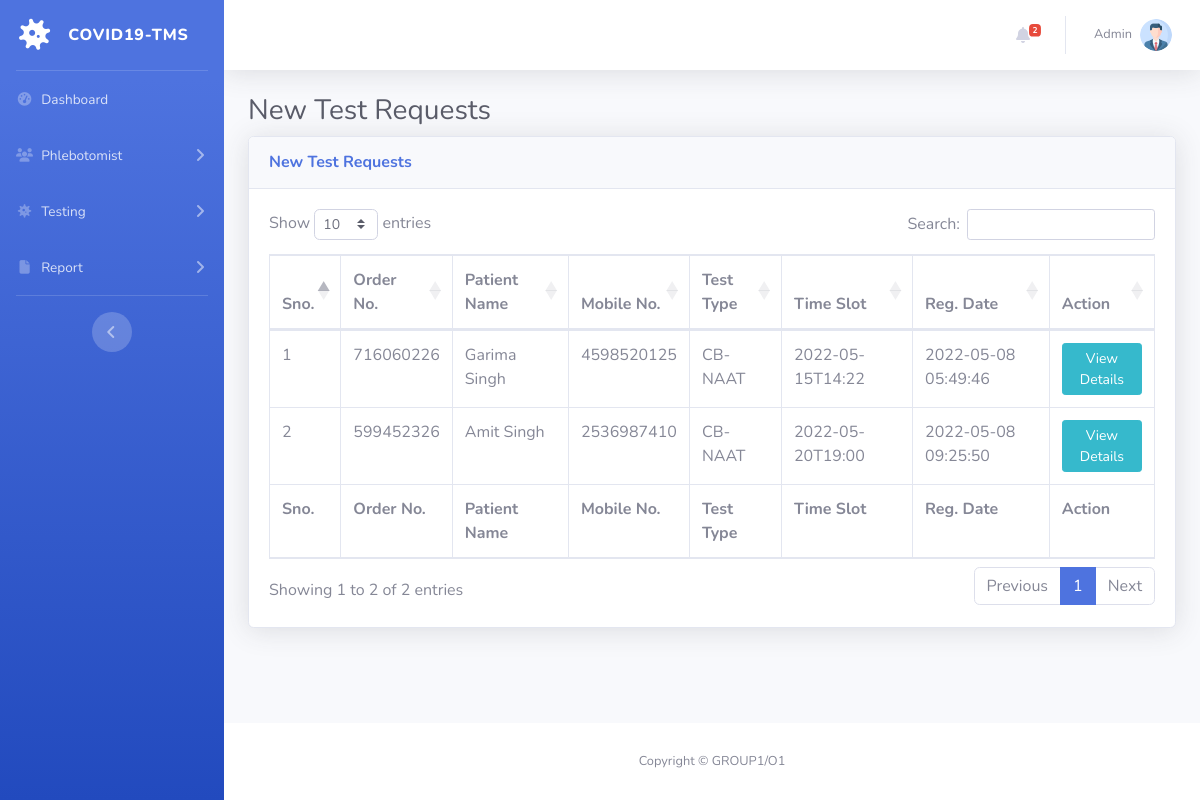
The page /new-test.php (signed in) on the database its author committed.
### tables this page shows
CREATE TABLE `tbltestrecord` (
  `id` int(11) NOT NULL,
  `OrderNumber` bigint(14) DEFAULT NULL,
  `PatientMobileNumber` bigint(14) DEFAULT NULL,
  `TestType` varchar(100) DEFAULT NULL,
  `TestTimeSlot` varchar(120) DEFAULT NULL,
  `ReportStatus` varchar(100) DEFAULT NULL,
  `FinalReport` varchar(150) DEFAULT NULL,
  `ReportUploadTime` varchar(200) DEFAULT NULL,
  `RegistrationDate` timestamp NULL DEFAULT current_timestamp(),
  `AssignedtoEmpId` varchar(150) DEFAULT NULL,
  `AssigntoName` varchar(180) DEFAULT NULL,
  `AssignedTime` varchar(100) DEFAULT NULL
);

CREATE TABLE `tblpatients` (
  `id` int(11) NOT NULL,
  `FullName` varchar(120) DEFAULT NULL,
  `MobileNumber` bigint(12) DEFAULT NULL,
  `DateOfBirth` date DEFAULT NULL,
  `GovtIssuedId` varchar(150) DEFAULT NULL,
  `GovtIssuedIdNo` varchar(150) DEFAULT NULL,
  `FullAddress` varchar(255) DEFAULT NULL,
  `State` varchar(200) DEFAULT NULL,
  `RegistrationDate` timestamp NOT NULL DEFAULT current_timestamp()
);

### new-test.php (the view, shortened to what this page needs)
<?php session_start();
include_once('includes/config.php');
if (strlen($_SESSION['aid']==0)) {
  header('location:logout.php');
  } else{
?>
<!DOCTYPE html>
<html lang="en">
<head>
    <link href="vendor/fontawesome-free/css/all.min.css" rel="stylesheet" type="text/css">
    <link href="css/sb-admin-2.min.css" rel="stylesheet">
    <link href="vendor/datatables/dataTables.bootstrap4.min.css" rel="stylesheet">
</head>
<body id="page-top">
    <div id="wrapper">
  <?php include_once('includes/sidebar.php');?>
        <div id="content-wrapper" class="d-flex flex-column">
            <div id="content">
<?php include_once('includes/topbar.php');?>
                <div class="container-fluid">
                    <h1 class="h3 mb-2 text-gray-800">New Test Requests</h1>
                    <div class="card shadow mb-4">
                        <div class="card-header py-3">
                            <h6 class="m-0 font-weight-bold text-primary">New Test Requests</h6>
                        </div>
                        <div class="card-body">
                            <div class="table-responsive">
                                <form name="assignto" method="post">
                    <table class="table table-bordered" id="dataTable" width="100%" cellspacing="0">
                                    <thead>
                                        <tr>
                                            <th>Sno.</th>
                                            <th>Order No.</th>
                                            <th>Patient Name</th>
                                            <th>Mobile No.</th>
                                            <th>Test Type</th>
                                            <th>Time Slot</th>
                                            <th>Reg. Date</th>
                                            <th>Action</th>
                                        </tr>
                                    </thead>
                                      <tfoot>
                                            <tr>
                                            <th>Sno.</th>
                                            <th>Order No.</th>
                                            <th>Patient Name</th>
                                            <th>Mobile No.</th>
                                            <th>Test Type</th>
                                            <th>Time Slot</th>
                                            <th>Reg. Date</th>
                                            <th>Action</th>
                                        </tr>
                                    </tfoot>
                                    <tbody>
<?php $query=mysqli_query($con,"select tbltestrecord.OrderNumber,tblpatients.FullName,tblpatients.MobileNumber,tbltestrecord.TestType,tbltestrecord.TestTimeSlot,tbltestrecord.RegistrationDate,tbltestrecord.id as testid from tbltestrecord
join tblpatients on tblpatients.MobileNumber=tbltestrecord.PatientMobileNumber
where ReportStatus is null
    ");
$cnt=1;
while($row=mysqli_fetch_array($query)){
?>
                                        <tr>
                                            <td><?php echo $cnt;?></td>
                                            <td><?php echo $row['OrderNumber'];?></td>
                                            <td><?php echo $row['FullName'];?></td>
                                            <td><?php echo $row['MobileNumber'];?></td>
                                            <td><?php echo $row['TestType'];?></td>
                                            <td><?php echo $row['TestTimeSlot'];?></td>
                                             <td><?php echo $row['RegistrationDate'];?></td>
                                            <td>
                                <a href="test-details.php?tid=<?php echo $row['testid'];?>&&oid=<?php echo $row['OrderNumber'];?>" class="btn btn-info btn-sm">View Details</a>
                            </td>
                                        </tr>
<?php $cnt++;} ?>
                                    </tbody>
                                </table>
                                     </form>
                            </div>
                        </div>
                    </div>
                </div>
            </div>
    <?php include_once('includes/footer.php');?>
        </div>
    </div>
</body>
</html>
<?php } ?>

### includes/topbar.php (shortened to what this page needs)
      <nav class="navbar navbar-expand navbar-light bg-white topbar mb-4 static-top shadow">
            <?php if($_SESSION['aid']):?>
                    <ul class="navbar-nav ml-auto">
<?php $query=mysqli_query($con,"select * from tbltestrecord where ReportStatus is null");
$count=mysqli_num_rows($query);
?>
                        <li class="nav-item dropdown no-arrow mx-1">
                            <a class="nav-link dropdown-toggle" href="#" id="alertsDropdown" role="button"
                                data-toggle="dropdown" aria-haspopup="true" aria-expanded="false">
                                <i class="fas fa-bell fa-fw"></i>
                                <span class="badge badge-danger badge-counter"><?php echo $count;?></span>
                            </a>
                        </li>
                        <li class="nav-item dropdown no-arrow">
                            <a class="nav-link dropdown-toggle" href="#" id="userDropdown" role="button"
                                data-toggle="dropdown" aria-haspopup="true" aria-expanded="false">
                <?php
$adid=$_SESSION['aid'];
$ret1=mysqli_query($con,"select AdminName from tbladmin where ID='$adid'");
while($row1=mysqli_fetch_array($ret1)){
?>
                                <span class="mr-2 d-none d-lg-inline text-gray-600 small"><?php  echo $row1['AdminName'];?></span>
                           <?php } ?>
                                <img class="img-profile rounded-circle"
                                    src="img/profile.png">
                            </a>
                        </li>
                    </ul>
                <?php endif;?>
                </nav>

### rows shown on the page
tbltestrecord: OrderNumber "716060226", tblpatients.FullName "Garima Singh", tblpatients.MobileNumber "4598520125", TestType "CB-NAAT", TestTimeSlot "2022-05-15T14:22", RegistrationDate "2022-05-08 05:49:46"
tbltestrecord: OrderNumber "599452326", tblpatients.FullName "Amit Singh", tblpatients.MobileNumber "2536987410", TestType "CB-NAAT", TestTimeSlot "2022-05-20T19:00", RegistrationDate "2022-05-08 09:25:50"

### other values the page prints
$count "2"
$row1['AdminName'] "Admin"
